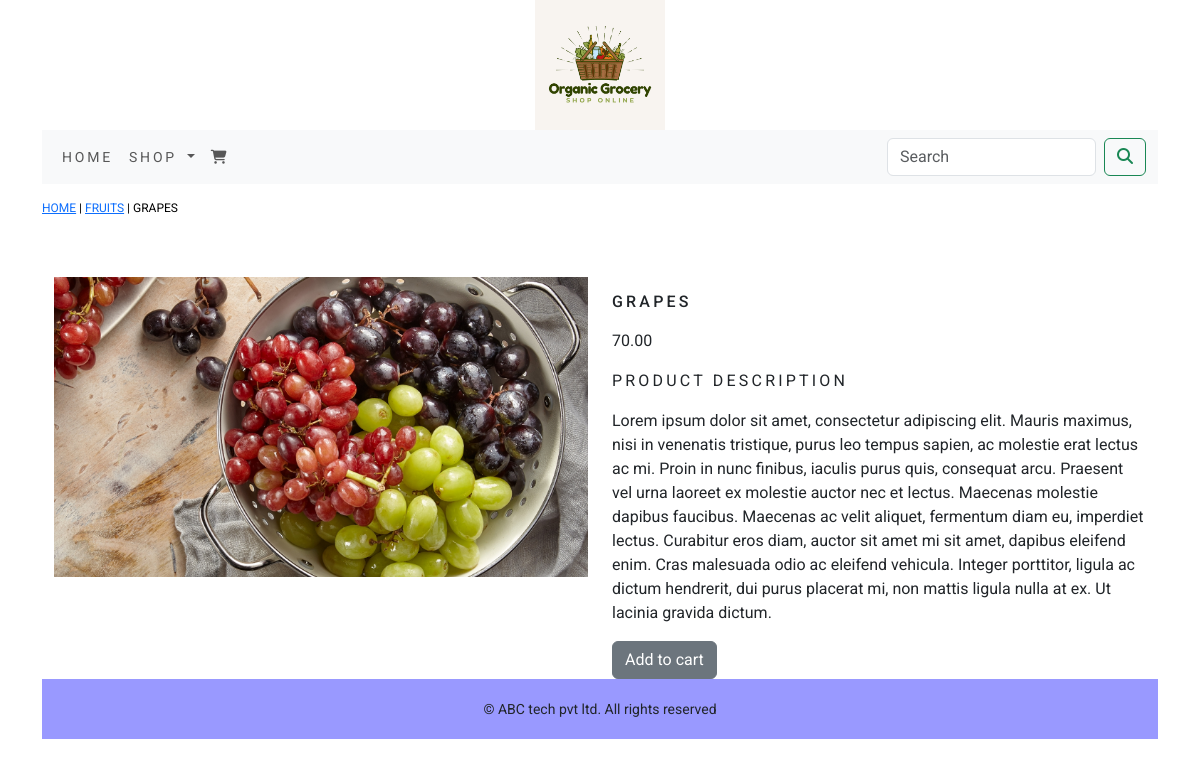
Screenshot of /shop/fruits/grapes/ with the database file from the repository.
### ecommerceapp/models.py (models this page shows, shortened)
class Product(models.Model):
    name = models.CharField(max_length=250, unique=True)
    slug = models.SlugField(max_length=250, unique=True)
    description = models.TextField(blank=True)
    price = models.DecimalField(max_digits=10, decimal_places=2)
    category = models.ForeignKey(Category, on_delete=models.CASCADE)
    image = models.ImageField(upload_to='product', blank=True)
    stock = models.IntegerField()
    available = models.BooleanField(default=True)
    created = models.DateTimeField(auto_now_add=True)
    updated = models.DateTimeField(auto_now=True)
    class Meta:
        ordering = ('name',)
        verbose_name = 'product'
        verbose_name_plural = 'products'

class Category(models.Model):
    name = models.CharField(max_length=250, unique=True)
    slug = models.SlugField(max_length=250, unique=True)
    description = models.TextField(blank=True)
    image = models.ImageField(upload_to='catagory', blank=True)
    class Meta:
        ordering = ('name',)
        verbose_name = 'category'
        verbose_name_plural = 'categories'
    def get_url(self):
        return reverse('ecommerceapp:product_by_category', args=[self.slug])
    def __str__(self):
        return '{}'.format(self.name)

### ecommerceapp/views.py (the view)
# urls.py: path('<slug:c_slug>/<slug:product_slug>/', views.proDetail, name='prodCatDetail'),
def proDetail(request, c_slug, product_slug):
    try:
        product = Product.objects.get(category__slug=c_slug, slug=product_slug)
    except Exception as e:
        raise e
    return render(request,"product.html", {'product':product})

### cart/context_processors.py (called while the page is built)
def counter(request):
    item_count = 0
    if 'admin' in request.path:
        return {}
    else:
        try:
            cart = Cart.objects.filter(cart_id=_cart_id(request))
            cart_items = CartItem.objects.all().filter(cart=cart[:1])
            for cart_item in cart_items:
                item_count += cart_item.quantity
        except Cart.DoesNotExist:
            item_count = 0
    return dict(item_count=item_count)

### cart/views.py (called while the page is built)
def _cart_id(request):
    cart = request.session.session_key
    if not cart:
        cart = request.session.create()
    return cart

### ecommerceapp/context_processors.py (called while the page is built)
def menu_links(request):
    links = Category.objects.all()
    return dict(links=links)

### templates/product.html (shortened to what this page needs)
{% extends 'base.html' %}
{% load static %}
{% block content %}
    <div class="row my_prod_row_class">
        <div class="mx_auto">
            <p>
                <a href="{% url 'ecommerceapp:allProdCat' %}">HOME</a> |
                <a href="{{product.category.get_url}}">{{product.category}}</a> |
                {{product.name}}
            </p>
        </div>
    </div>
    <div class="container">
        <br>
        <div class="row">
            <div class="col-12 col-sm-12 col-md-12 col-lg-6">
                <div style="min-width:18rem;">
                    <img class="my_image" src="{{product.image.url}}" alt="{{product.name}}">
                </div>
            </div>
            <div class="col-12 col-sm-12 col-md-12 col-lg-6">
                <div>
                    <h1 class="my_prod_title">{{product.name}}</h1>
                    <p>{{product.price}}</p>
                    <p class="my_title">Product Description</p>
                    <p class="text-justify my_prod_text">{{product.description}}</p>
                    {% if product.stock <= 0 %}
                        <p class="text-justify my_prod_text"><b>OUT OF STOCK</b></p>
                    {% else %}
                        <a class="btn btn-secondary" href="{% url 'cart:add_cart' product.id %}">Add to cart</a>
                    {% endif %}
                </div>
            </div>
        </div>
    </div>
{% endblock %}

### static/css/custom.css (style rules this page uses)
body { font-family: "Roboto", sans-serif; }
.my_image { width : 100%; height :auto; }
.my_title { font-size : 16px; text-transform : uppercase; letter-spacing :.2em; }
.my_prod_row_class { padding-top:15px; padding-bottom : 20px; }
.my_prod_row_class .mx_auto { color :#000; font-size : 12px; text-decoration : none; }
.my_prod_title { font-size :16px; text-transform : uppercase; letter-spacing :.2em; padding-top :15px; padding-bottom : 10px; }
.my_prod_text { padding-serif :20px; }

### rows the page displays
Product: category "FRUITS", name "GRAPES", image (picture), price "70.00", description "Lorem ipsum dolor sit amet, consectetur adipiscing elit. Mauris maximus, nisi in venenatis tristique, purus leo tempus sapien, ac molestie erat lectus ac mi. Proin in nunc finibus, iaculis purus quis, consequat arcu. Praesent vel urna laoreet ex molestie auctor nec et lectus. Maecenas molestie dapibus faucibus. Maecenas ac velit aliquet, fermentum diam eu, imperdiet lectus. Curabitur eros diam, auctor sit amet mi sit amet, dapibus eleifend enim. Cras malesuada odio ac eleifend vehicula. Integer porttitor, ligula ac dictum hendrerit, dui purus placerat mi, non mattis ligula nulla at ex. Ut lacinia gravida dictum."
